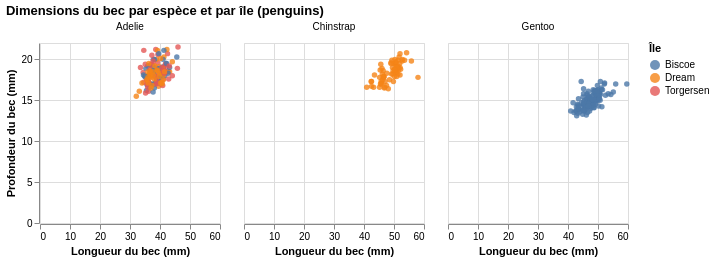

This figure's notebook cell:
### Markdown cell above
### Exemple D : « small-multiples » / facettes (`penguins`)

- un panneau par espèce
- les axes `x`/`y` correspondront aux dimensions du bec (longueur/profondeur)
- `color` = île

Le facettage se fait avec `.facet()`, appliqué à un chart de base, ce qui suit une logique équivalente à `facet_wrap()` en plotnine, implémentant un composant indépendant de l'encodage.

### Code cell
alt.Chart(penguins).mark_circle(opacity=0.8).encode(
    x=alt.X("bill_length_mm:Q", title="Longueur du bec (mm)"),
    y=alt.Y("bill_depth_mm:Q", title="Profondeur du bec (mm)"),
    color=alt.Color("island:N", title="Île"),
).properties(width=180, height=180).facet(
    column=alt.Column("species:N", title=None)
).properties(title="Dimensions du bec par espèce et par île (penguins)")

### Figure 1 — Vega-Lite specification as saved in the notebook (floating-point values rounded to 4 significant figures; data arrays with more than 128 entries replaced by an {"elided": "..."} marker saying what was removed)
{"config": {"view": {"continuousWidth": 300, "continuousHeight": 300}}, "data": {"name": "data-1ef37bda4ab45cf03068ee57f1040643"}, "facet": {"column": {"field": "species", "title": null, "type": "nominal"}}, "spec": {"mark": {"type": "circle", "opacity": 0.8}, "encoding": {"color": {"field": "island", "title": "Île", "type": "nominal"}, "x": {"field": "bill_length_mm", "title": "Longueur du bec (mm)", "type": "quantitative"}, "y": {"field": "bill_depth_mm", "title": "Profondeur du bec (mm)", "type": "quantitative"}}, "height": 180, "width": 180}, "title": "Dimensions du bec par espèce et par île (penguins)", "$schema": "https://vega.github.io/schema/vega-lite/v6.4.1.json", "datasets": {"data-1ef37bda4ab45cf03068ee57f1040643": {"elided": "333 records"}}}
